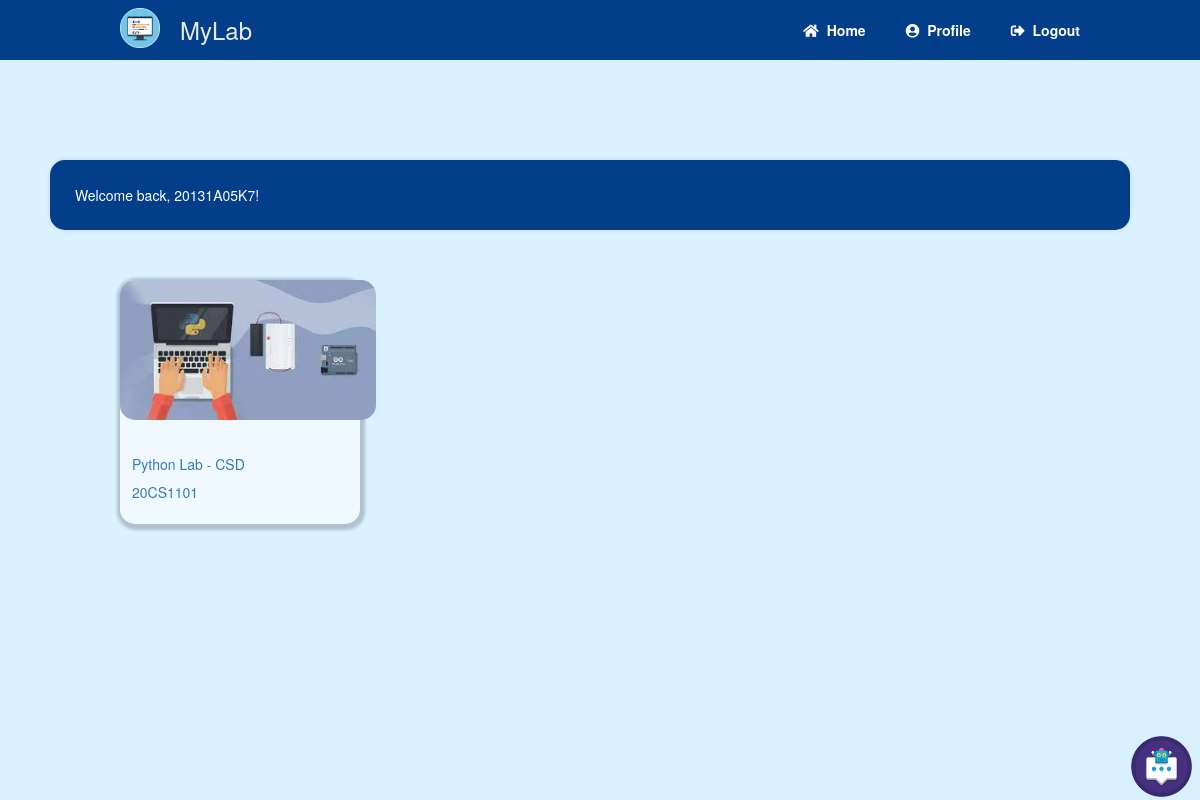
The app's page /welcome-s.php (signed in) with its own data.
### tables this page shows
CREATE TABLE `classes` (
  `id` int(255) NOT NULL,
  `teacher_id` int(255) NOT NULL,
  `subject_id` int(255) NOT NULL,
  `subject_title` varchar(255) NOT NULL,
  `code` varchar(10) NOT NULL,
  `thumbnail` varchar(255) NOT NULL,
  `section_id` int(10) NOT NULL,
  `section` varchar(10) NOT NULL
);

### welcome-s.php (the view, shortened to what this page needs)
<?php
$DATABASE_HOST = 'localhost';
$DATABASE_USER = 'root';
$DATABASE_PASS = '';
$DATABASE_NAME = 'virtual lab environment';
$con = mysqli_connect($DATABASE_HOST, $DATABASE_USER, $DATABASE_PASS, $DATABASE_NAME);
$username = $_SESSION["username"];
$sql = "SELECT `section` FROM `students` WHERE `username` = '$username'";
$query = mysqli_query($con, $sql) or die(mysqli_error($con));
$row = mysqli_fetch_array($query);
$section = $row['section'];
?>
<!DOCTYPE html>
<html>
<head>
    <link href="style.css" rel="stylesheet" type="text/css">
    <link href="style1.css" rel="stylesheet" type="text/css">
    <link rel="stylesheet" href="https://use.fontawesome.com/releases/v5.7.1/css/all.css">
    <link rel="stylesheet" href="https://maxcdn.bootstrapcdn.com/bootstrap/3.4.1/css/bootstrap.min.css">
</head>
<body>
    <?php include("navtopwelcome.php"); ?>
    <div class="content" style="margin-top:100px;">
        <p>Welcome back, <?= $_SESSION['username'] ?>!</p>
    </div>
    <div class="card-columns mb-4 ">
        <?php
        $sql = "SELECT * FROM `classes` WHERE `section` = '$section';";
        $query = mysqli_query($con, $sql) or die(mysqli_error($con));
        $count = mysqli_num_rows($query);
        if ($count > 0) {
            while ($row = mysqli_fetch_array($query)) {
                $id = $row['id'];
        ?>
                <div class="card mb-3 pb-4 classroomcard">
                    <img class="classroomcard" src="<?= $row['thumbnail'] ?>" width="256" height="140" class="img-polaroid" alt="">
                    <div class="card-body">
                        <a href="class_template-t.php<?php echo '?id=' . $id; ?>">
                            <h5 class="card-title">
                                <?php echo $row['subject_title']; ?> Lab -
                                <?php echo $row['section']; ?>
                            </h5>
                            <p class="card-text">
                                <?php echo $row['code']; ?>
                            </p>
                        </a>
                    </div>
                </div>
            <?php }
        } else { ?>
            <div class="alert alert-info"><i class="icon-info-sign"></i> No Class Currently Added</div>
        <?php } ?>
    </div>
    <?php include("chatbot_index.php");?>
</body>
</html>

### navtopwelcome.php
<nav class="navtop">
    <div>
        <a class="navbar-brand" href="#">
            <img src="images/mylab.png" alt="Logo" style="width:40px; padding-top: 5px;" class="rounded-pill">
        </a>
        <h1>MyLab</h1>
        <a href="welcome-<?php if ($_SESSION["role"] === 2) {
                                echo "s";
                            } elseif ($_SESSION["role"] === 1) {
                                echo "t";
                            } elseif ($_SESSION["role"] === 1) {
                                echo "s";
                            } ?>.php"><i class="fas fa-home"></i>Home</a>
        <a href="profile.php"><i class="fas fa-user-circle"></i>Profile</a>
        <a href="logout.php"><i class="fas fa-sign-out-alt"></i>Logout</a>
    </div>
</nav>

### chatbot_index.php (shortened to what this page needs)
<br>
<div class="buts">
    <button data-toggle="modal" data-target="#modalContactForm" style="background-color:rgba(0, 0, 0, 0);border-width:0px;">
       <img src="images/bot_avatar.png" width="65">
    </button>
</div>
<br>

### style.css (style rules this page uses)
body { margin: 0!important; max-width: 100vw; background-color: rgb(218, 241, 255)!important; }
.navtop { background-color:#023e8a!important; height: 60px; width: 100vw; border: 0; }
.navtop div { display: flex; margin: 0 auto; width: 1000px; height: 100%; }
.navtop div h1, .navtop div a { display: inline-flex; align-items: center; }
.navtop div h1 { flex: 1; font-size: 24px; padding: 0; margin: 0; color: #eaebed; font-weight: normal; }
.navtop div a { padding: 0 20px; text-decoration: none; color: white; font-weight: bold; }
.navtop div a i { padding: 2px 8px 0 0; }
.content { width: 80%; margin: 50px; }
.content > p, .content > div { box-shadow: 0 0 5px 0 rgba(0, 0, 0, 0.1); color:white; margin: 25px 0; padding: 25px; width:90vw; background-color: #023e8a; border-radius:15px; }
.card { box-shadow: 1px 2px 3px 4px rgba(12,12,12,0.2); transition: 0.3s; width: 20%; margin-left: 10vw; display:inline-block; }
.classroomcard { background-color: rgb(240, 249, 255)!important; border-radius: 15px!important; margin-bottom: 15px; }
.card-body { padding:1vw; }

### chatbot_index.php (style rules this page uses)
.buts { display: flex; flex-direction: column; justify-content: end; align-items: flex-end; float: right; position: absolute; right:0px; bottom:0px; background-attachment: fixed; overflow: hidden; }
.buts button { position: fixed; background-attachment: fixed; overflow: hidden; }

### records on screen
classes: thumbnail (picture), subject_title "Python", section "CSD", code "20CS1101"

### other values on screen
$_SESSION['username'] "20131A05K7"
